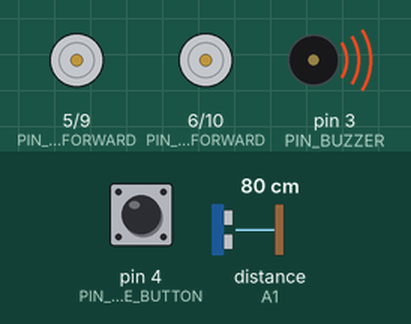
The sketch below on a simulated Arduino Uno, built with avr-gcc and run on an emulated ATmega328P. Parts: motor-driver pin pairs drawn as motors (green arrow = first pin HIGH = forward, orange = second pin HIGH = backward, longer = more drive), buzzer (waves = sounding, pin HIGH). The inputs (shaded band) are chosen by the test bench; at power-on: pin 4 (PIN_ENABLE_BUTTON) HIGH, distance to the obstacle (sensor on A1) 80 cm. The echo pulse lasts 58.3 µs per cm; pins used as bus, display or sensor lines are not drawn.

Above: at 1.3 s.
1.4 s: pin 4 (PIN_ENABLE_BUTTON) pulled LOW for 1 s
At 3.3 s:
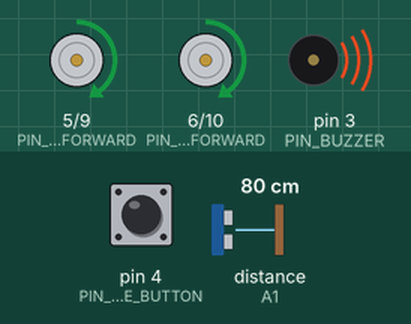
3.9 s: distance to the obstacle (sensor on A1) set to 29 cm
5.4 s: distance to the obstacle (sensor on A1) set to 23 cm
At 6.5 s:
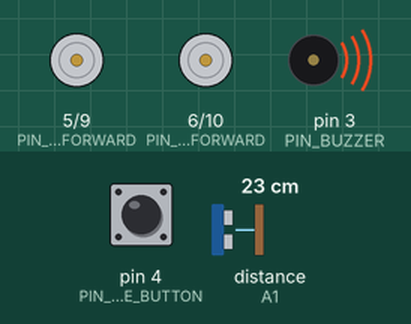
7.0 s: pin 4 (PIN_ENABLE_BUTTON) pulled LOW for 0.15 s
At 7.07 s:
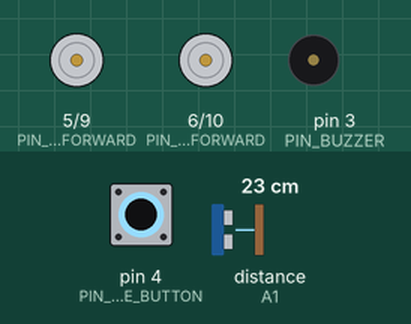
8.6 s: pin 4 (PIN_ENABLE_BUTTON) pulled LOW for 3.2 s
At 12.5 s:
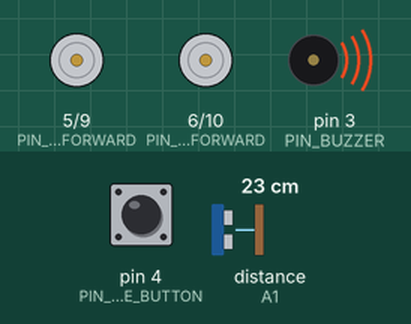
13.3 s: distance to the obstacle (sensor on A1) set to 17 cm
Timing chart, 0 to 15.8 s (numbered marks = the images above; inputs shaded):
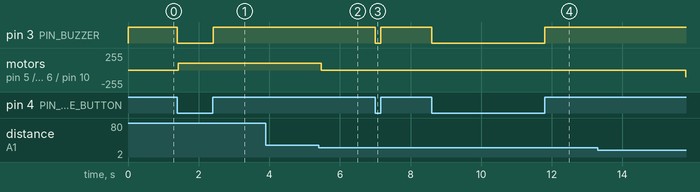

The sketch:

BatmanRobot.ino
```cpp
#define PIN_ECHO A1
#define PIN_TRIGGER A0
#define PIN_BUZZER 3
#define PIN_ENABLE_BUTTON 4
#define PIN_LEFT_MOTOR_FORWARD 5
#define PIN_LEFT_MOTOR_BACKWARD 9
#define PIN_LEFT_MOTOR_ENABLE 7
#define PIN_RIGHT_MOTOR_FORWARD 6
#define PIN_RIGHT_MOTOR_ENABLE 8
#define PIN_RIGHT_MOTOR_BACKWARD 10
#define PIN_BT_RX 12
#define PIN_BT_TX 11

#define ULTRASONIC_MEASURMENTS_ARRAY_SIZE 10
#define maxDistance 25
#define minDistance 20
#define DRIVE_VALUE_STEP 10

#include "SoftwareSerial.h"

SoftwareSerial bluetooth(PIN_BT_TX, PIN_BT_RX);

//#define SERIAL_DATA_EXCHANGE

int frontDistance = 0;
byte ultrasonicArrayPointer = 0;
float ultrasonicMeasurmentsSum = 0;
byte robotMode = 0;
byte previousRobotMode = 1;
int leftWheelSpeed = 100;
int rightWheelSpeed = 100;
enum {
  modeIdle = 0,
  modeKeepWallDistance,
  modeBluetooth,
  modeAvoidance
} driveMode;

void setup()
{
  //Initialize motor drive for output mode
  pinMode(PIN_LEFT_MOTOR_FORWARD, OUTPUT);
  pinMode(PIN_LEFT_MOTOR_BACKWARD, OUTPUT);
  pinMode(PIN_RIGHT_MOTOR_FORWARD, OUTPUT);
  pinMode(PIN_RIGHT_MOTOR_BACKWARD, OUTPUT);

  // initialize enable button
  pinMode(PIN_ENABLE_BUTTON, INPUT);
  digitalWrite(PIN_ENABLE_BUTTON, HIGH);

  // initialize buzzer
  pinMode(PIN_BUZZER, OUTPUT);
  digitalWrite(PIN_BUZZER, HIGH);

  // initialize ultrasonic sensor
  pinMode(PIN_ECHO, INPUT);
  pinMode(PIN_TRIGGER, OUTPUT);

  // initialize bluetooth
  bluetooth.begin(115200);
  bluetooth.print("$$$");
  delay(100);
  bluetooth.println("U,9600,N");
  bluetooth.begin(9600);

#ifdef SERIAL_DATA_EXCHANGE
  Serial.begin(9600);
#endif

}

/*
 * Function to drive.
 */
void Drive(int speedL = 100, int speedR = 100, int time = 0)
{
#ifdef SERIAL_DATA_EXCHANGE
  Serial.print("Left motor speed: ");
  Serial.print(speedL);
  Serial.print(";Right motor speed: ");
  Serial.println(speedR);
#endif
  if (speedR > 0) {
    digitalWrite(PIN_RIGHT_MOTOR_FORWARD, HIGH);
    digitalWrite(PIN_RIGHT_MOTOR_BACKWARD, LOW);
    analogWrite(PIN_RIGHT_MOTOR_FORWARD, speedR);
    analogWrite(PIN_RIGHT_MOTOR_BACKWARD, 0);
  }
  else if (speedR < 0) {
    digitalWrite(PIN_RIGHT_MOTOR_FORWARD, LOW);
    digitalWrite(PIN_RIGHT_MOTOR_BACKWARD, HIGH);
    analogWrite(PIN_RIGHT_MOTOR_FORWARD, 0);
    analogWrite(PIN_RIGHT_MOTOR_BACKWARD, -1 * speedR);
  }
  else {
    digitalWrite(PIN_RIGHT_MOTOR_FORWARD, LOW);
    digitalWrite(PIN_RIGHT_MOTOR_BACKWARD, LOW);
    analogWrite(PIN_RIGHT_MOTOR_FORWARD, 0);
    analogWrite(PIN_RIGHT_MOTOR_BACKWARD, 0);
  }
  if (speedL > 0) {
    digitalWrite(PIN_LEFT_MOTOR_FORWARD, HIGH);
    digitalWrite(PIN_LEFT_MOTOR_BACKWARD, LOW);
    analogWrite(PIN_LEFT_MOTOR_FORWARD, speedL);
    analogWrite(PIN_LEFT_MOTOR_BACKWARD, 0);
  }
  else if (speedL < 0) {
    digitalWrite(PIN_LEFT_MOTOR_FORWARD, LOW);
    digitalWrite(PIN_LEFT_MOTOR_BACKWARD, HIGH);
    analogWrite(PIN_LEFT_MOTOR_FORWARD, 0);
    analogWrite(PIN_LEFT_MOTOR_BACKWARD, -1 * speedL);
  }
  else {
    digitalWrite(PIN_LEFT_MOTOR_FORWARD, LOW);
    digitalWrite(PIN_LEFT_MOTOR_BACKWARD, LOW);
    analogWrite(PIN_LEFT_MOTOR_FORWARD, 0);
    analogWrite(PIN_LEFT_MOTOR_BACKWARD, 0);
  }
  delay(time);
}

/*
 * Function to drive foward
 */
void DriveForward(int speed = 100, int time = 10) {
  Drive(speed, speed, time);
}

/*
 * Stop the robot.
 */
void DriveStop()
{
  Drive(0, 0);
}

/*
 * Function to drive backwards
 */
void DriveBackward(int speed = 100, int time = 0)
{
  Drive(-1 * speed, -1 * speed, time);
}

/*
 * Measure front distance using ultrasonic sensor and return the distance in cm.
 */
int GetUSonicDistance()
{
  static float arrDistanceValues[ULTRASONIC_MEASURMENTS_ARRAY_SIZE];

  digitalWrite(PIN_TRIGGER, LOW);    // set trig port low level for 2μs
  delayMicroseconds(2);
  digitalWrite(PIN_TRIGGER, HIGH);  // set trig port high level for 10μs(at least 10μs)
  delayMicroseconds(10);
  digitalWrite(PIN_TRIGGER, LOW);    // set trig port low level
  float distance = pulseIn(PIN_ECHO, HIGH);  // Read echo port high level time(unit:μs)
  /*
   * Distance(m) =(time(s) * 344(m/s)) / 2
   ****** The speed of sound is 344m/s.*******
   * ==> 2*Distance(cm) = time(μs) * 0.0344(cm/μs)
   * ==> Distance(cm) = time(μs) * 0.0172 = time(μs) / 58
   */
  distance = distance/58;

  ultrasonicMeasurmentsSum += distance - arrDistanceValues[ultrasonicArrayPointer];
  arrDistanceValues[ultrasonicArrayPointer] = distance;
  ultrasonicArrayPointer = (ultrasonicArrayPointer + 1) % ULTRASONIC_MEASURMENTS_ARRAY_SIZE;

  distance = ultrasonicMeasurmentsSum / ULTRASONIC_MEASURMENTS_ARRAY_SIZE;

#ifdef SERIAL_DATA_EXCHANGE
  // Output distance to console
  Serial.print("Distance: ");
  Serial.println(distance);
#endif

  int result = distance;
  return result;
}

bool GetControlSignal() {
  static unsigned long buttonPressedTime;
  static bool buttonPressed = false;
  if (bluetooth.available()) {
    char inputChar = (char)bluetooth.read();
#ifdef SERIAL_DATA_EXCHANGE
    Serial.print(inputChar);
#endif
    // change mode to idle
    if (inputChar == ' ') {
      if (robotMode != modeIdle) {
        previousRobotMode = robotMode;
        robotMode = modeIdle;
      }
      else {
        robotMode = previousRobotMode;
      }
      return true;
    }
    // change mode to keep distance from the wall
    else if (inputChar == '1') {
      if (robotMode == modeIdle) {
        previousRobotMode = modeKeepWallDistance;
      }
      else {
        robotMode = modeKeepWallDistance;
      }
      return true;
    }
    // change mode to bluetooth remote
    else if (inputChar == '2') {
      if (robotMode == modeIdle) {
        previousRobotMode = modeBluetooth;
      }
      else {
        robotMode = modeBluetooth;
      }
      return true;
    }
    // change mode to free ride avoiding obstacles
    else if (inputChar == '3') {
      if (robotMode == modeIdle) {
        previousRobotMode = modeAvoidance;
      }
      else {
        robotMode = modeAvoidance;
      }
      return true;
    }
    // if in bluetooth mode get commands
    else if (robotMode == modeBluetooth or (robotMode == modeIdle and previousRobotMode == modeBluetooth)) {
      // increase speed
      if (inputChar == 'w') {
        if (leftWheelSpeed + DRIVE_VALUE_STEP < 256 and rightWheelSpeed + DRIVE_VALUE_STEP < 256) {
           leftWheelSpeed += DRIVE_VALUE_STEP;
           rightWheelSpeed += DRIVE_VALUE_STEP;
           return true;
        }
      }
      // decrease speed
      else if (inputChar == 's') {
        if (leftWheelSpeed - DRIVE_VALUE_STEP > -256 and rightWheelSpeed - DRIVE_VALUE_STEP > -256) {
           leftWheelSpeed -= DRIVE_VALUE_STEP;
           rightWheelSpeed -= DRIVE_VALUE_STEP;
           return true;
        }
      }
      // turn left
      else if (inputChar == 'a') {
        if (leftWheelSpeed <= rightWheelSpeed) {
          if (leftWheelSpeed - DRIVE_VALUE_STEP > -256) {
            leftWheelSpeed -= DRIVE_VALUE_STEP;
            return true;
          }
        }
        else {
          rightWheelSpeed += DRIVE_VALUE_STEP;
          return true;
        }
      }
      // turn right
      else if (inputChar == 'd') {
        if (rightWheelSpeed <= leftWheelSpeed) {
          if (rightWheelSpeed - DRIVE_VALUE_STEP > -256) {
            rightWheelSpeed -= DRIVE_VALUE_STEP;
            return true;
          }
        }
        else {
          leftWheelSpeed += DRIVE_VALUE_STEP;
          return true;
        }
      }
      // go straight
      else if (inputChar == 'r') {
        if (rightWheelSpeed <= 0 and leftWheelSpeed <= 0) {
          rightWheelSpeed = min(rightWheelSpeed, leftWheelSpeed);
          leftWheelSpeed = rightWheelSpeed;
        }
        else {
          rightWheelSpeed = max(rightWheelSpeed, leftWheelSpeed);
          leftWheelSpeed = rightWheelSpeed;
        }
        return true;
      }
    }
  }
  if (millis() - buttonPressedTime > 10) {
    if (!digitalRead(PIN_ENABLE_BUTTON)) {
      if (!buttonPressed) {
        buttonPressed = true;
        if (robotMode != modeIdle) {
          previousRobotMode = robotMode;
          robotMode = modeIdle;
        }
        else {
          robotMode = previousRobotMode;
        }
        buttonPressedTime = millis();
        digitalWrite(PIN_BUZZER, LOW);
        return true;
      }
    }
    else {
      if (buttonPressed) {
        buttonPressed = false;
        buttonPressedTime = millis();
        digitalWrite(PIN_BUZZER, HIGH);
      }
    }
  }
  return false;
}

void loop()
{
  if (GetControlSignal() or robotMode == modeKeepWallDistance) {
    if (robotMode == modeKeepWallDistance) {
      frontDistance = GetUSonicDistance();
      if (frontDistance > maxDistance) {
        DriveForward();
      }
      else if (frontDistance < minDistance) {
        DriveBackward();
      }
      else {
        DriveStop();
      }
#ifdef SERIAL_DATA_EXCHANGE
      Serial.println(frontDistance);
#endif
    }
    else if (robotMode == modeBluetooth) {
      Drive(leftWheelSpeed, rightWheelSpeed);
    }
    else if (robotMode == modeIdle) {
      DriveStop();
    }
  }
}
```

Measured:
- the behaviour switches between 26 and 25 cm on distance to the obstacle (sensor on A1) (found by bisection; images 1 and 2)
- after the input at 1.4 s, pin 3 (PIN_BUZZER): HIGH → LOW at once, → HIGH 1.0 s later; motor on pin 5 (PIN_LEFT_MOTOR_FORWARD) / pin 9 (PIN_LEFT_MOTOR_BACKWARD), motor on pin 6 (PIN_RIGHT_MOTOR_FORWARD) / pin 10 (PIN_RIGHT_MOTOR_BACKWARD): stopped → forward 100/255 at once
- after the input at 5.4 s, motor on pin 5 (PIN_LEFT_MOTOR_FORWARD) / pin 9 (PIN_LEFT_MOTOR_BACKWARD), motor on pin 6 (PIN_RIGHT_MOTOR_FORWARD) / pin 10 (PIN_RIGHT_MOTOR_BACKWARD): forward 100/255 → stopped after 0.07 s
- after the input at 7.0 s, pin 3 (PIN_BUZZER): HIGH → LOW at once, → HIGH 0.15 s later
- after the input at 8.6 s, pin 3 (PIN_BUZZER): HIGH → LOW at once, → HIGH 3.2 s later
- after the input at 13.3 s, motor on pin 5 (PIN_LEFT_MOTOR_FORWARD) / pin 9 (PIN_LEFT_MOTOR_BACKWARD), motor on pin 6 (PIN_RIGHT_MOTOR_FORWARD) / pin 10 (PIN_RIGHT_MOTOR_BACKWARD): stopped → backward 100/255 after 2.5 s
